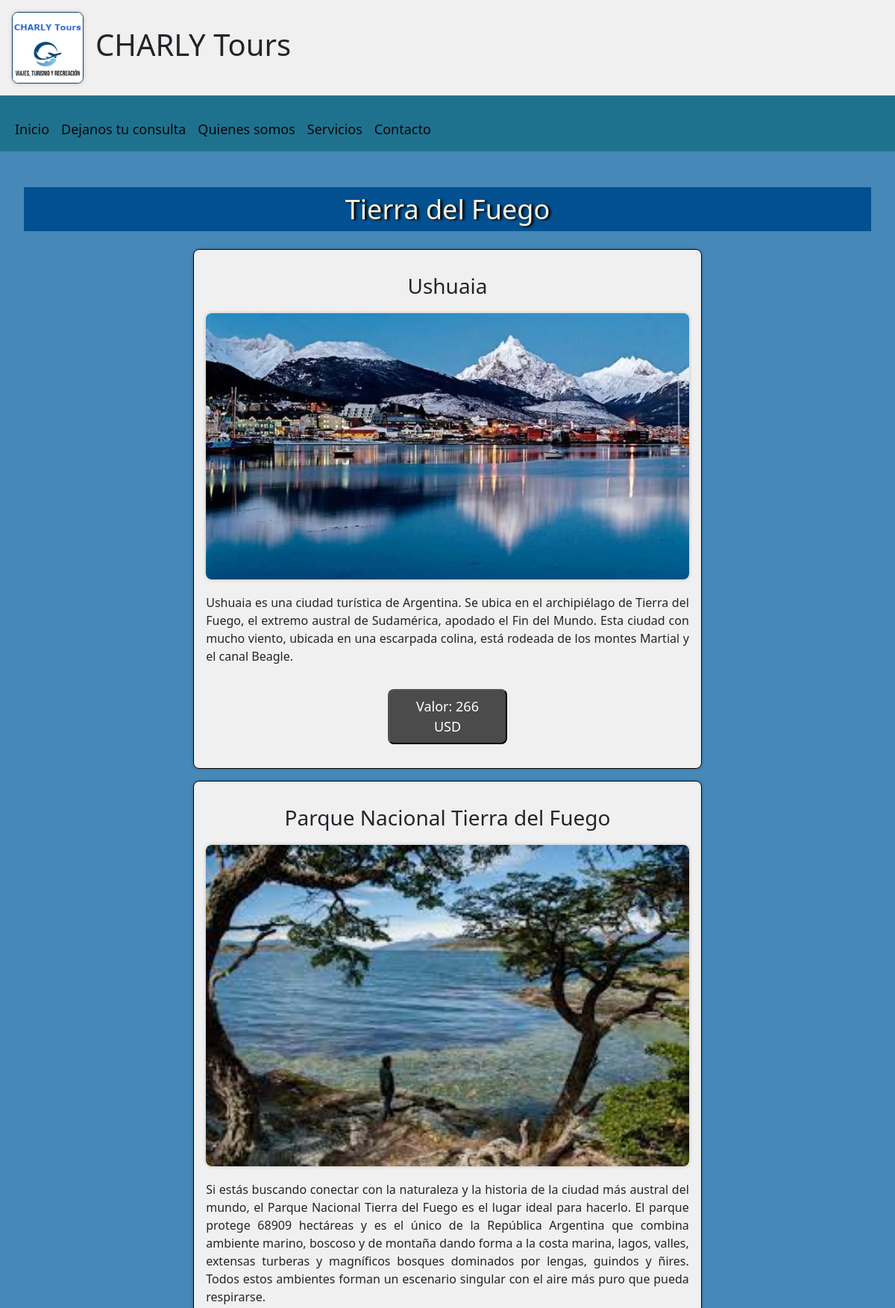
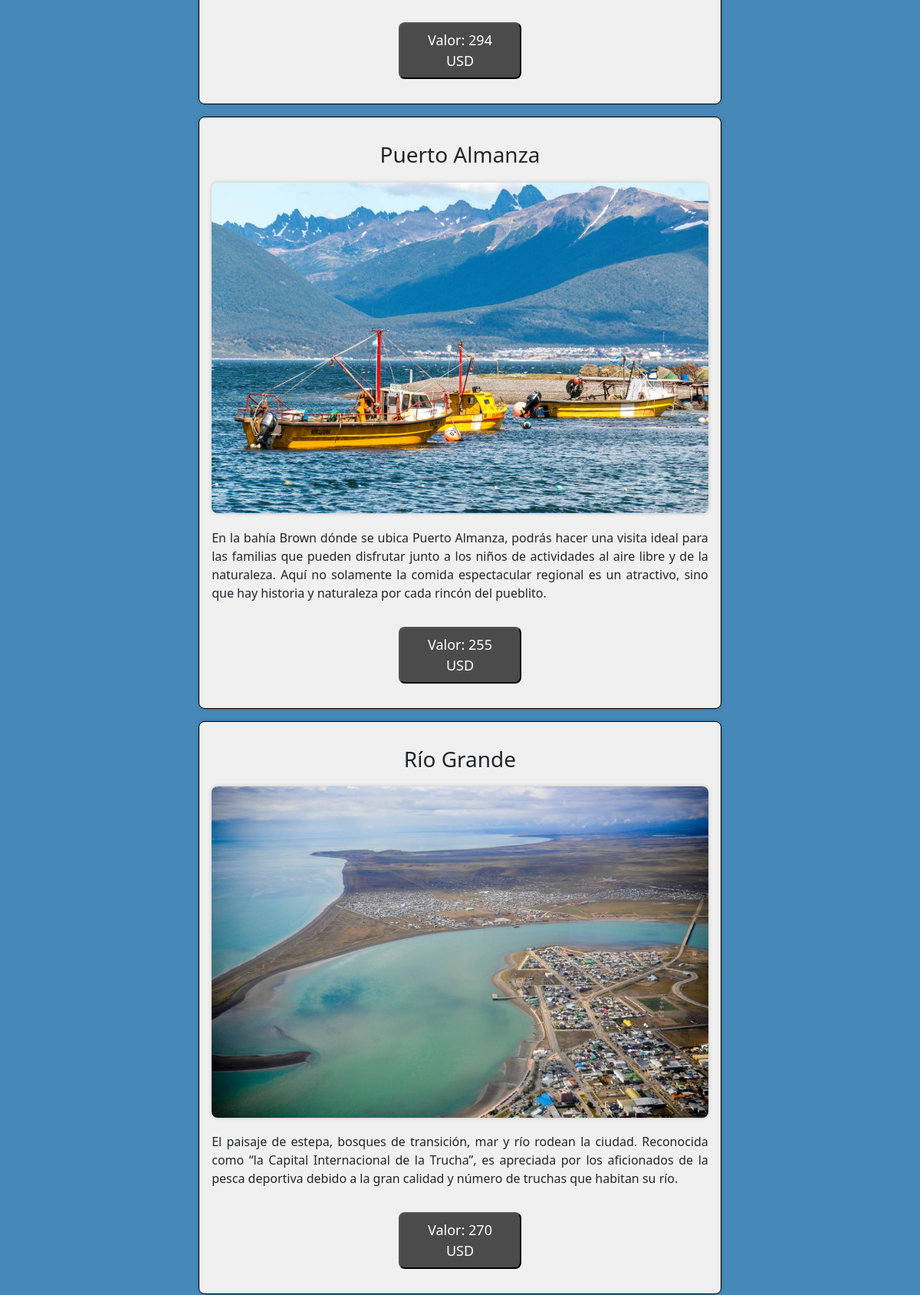
Page /provincia/4 (upper part) on the committed database (2 pictures, top to bottom).
### provincia/models.py (models this page shows, shortened)
class Activitie(models.Model):
    name = models.CharField(max_length=200, verbose_name="Nombre de la provincia")
    province_image = models.ImageField(verbose_name="Imagen de la Provincia", upload_to="province_images")
    description_one = models.CharField(max_length=200, verbose_name="Titulo de la actividad 1")
    image_one = models.ImageField(verbose_name="Imagen de la actividad 1", upload_to="province_images")
    detail_one = models.TextField(verbose_name="Detalle de la actividad 1")
    price_one = models.IntegerField(verbose_name="Precio de la actividad 1")
    description_two = models.CharField(max_length=200, verbose_name="Titulo de la actividad 2")
    image_two = models.ImageField(verbose_name="Imagen de la actividad 2", upload_to="province_images")
    detail_two = models.TextField(verbose_name="Detalle de la actividad 2")
    price_two = models.IntegerField(verbose_name="Precio de la actividad 2")
    description_three = models.CharField(max_length=200, verbose_name="Titulo de la actividad 3")
    image_three = models.ImageField(verbose_name="Imagen de la actividad 3", upload_to="province_images")
    detail_three = models.TextField(verbose_name="Detalle de la actividad 3")
    price_three = models.IntegerField(verbose_name="Precio de la actividad 3")
    description_four = models.CharField(max_length=200, verbose_name="Titulo de la actividad 4")
    image_four = models.ImageField(verbose_name="Imagen de la actividad 4", upload_to="province_images")
    detail_four = models.TextField(verbose_name="Detalle de la actividad 4")
    price_four = models.IntegerField(verbose_name="Precio de la actividad 4")
    created = models.DateTimeField(auto_now_add=True, verbose_name="Fecha de creación")
    updated = models.DateTimeField(auto_now=True, verbose_name="Fecha de modificación")
    class Meta:
        verbose_name = "Actividad"
        verbose_name_plural = "Actividades"

### provincia/views.py (the view)
# urls.py: path('provincia/<int:id>', provincia_views.provincia, name="provincia"),
def provincia (request, id):
    provinces = Activitie.objects.get(id=id)
    return render(request, "provincia/provincia.html", {"provinces":provinces})

### provincia/templates/provincia/provincia.html (shortened to what this page needs)
{% extends "core/base/base.html" %}
{% load static %}
{% block style %}
    <link rel="stylesheet" href="{% static 'core/css/style-provincia.css' %}" />
{% endblock style %}
{% block content %}
    <section id="provinceDetail" class="provinceDetail">
         <div class="provinciaSelectedContainer">
            <h2 class="provinciaSelectedName">{{provinces.name}}</h2>
            <div class="activity">
              <h3 class="activityTitle">{{provinces.description_one}}</h3>
              <div>
              <img class="activityImage" src="{{provinces.image_one.url}}" alt="{{provinces.description_one}}">
              </div>
              <p class="activityDescription">{{provinces.detail_one}}</p>
              <div>
            <button class="btn-activityPrice">Valor: {{provinces.price_one}} USD</button>
            </div>
            </div>
            <div class="activity">
              <h3 class="activityTitle">{{provinces.description_two}}</h3>
              <div>
              <img class="activityImage" src="{{provinces.image_two.url}}" alt="{{provinces.description_two}}">
              </div>
              <p class="activityDescription">{{provinces.detail_two}}</p>
              <div>
            <button class="btn-activityPrice">Valor: {{provinces.price_two}} USD</button>
            </div>
            </div>
            <div class="activity">
              <h3 class="activityTitle">{{provinces.description_three}}</h3>
              <div>
              <img class="activityImage" src="{{provinces.image_three.url}}" alt="{{provinces.description_three}}">
              </div>
              <p class="activityDescription">{{provinces.detail_three}}</p>
              <div>
            <button class="btn-activityPrice">Valor: {{provinces.price_three}} USD</button>
            </div>
            </div>
            <div class="activity">
              <h3 class="activityTitle">{{provinces.description_four}}</h3>
              <div>
              <img class="activityImage" src="{{provinces.image_four.url}}" alt="{{provinces.description_four}}">
              </div>
              <p class="activityDescription">{{provinces.detail_four}}</p>
              <div>
            <button class="btn-activityPrice">Valor: {{provinces.price_four}} USD</button>
            </div>
            </div>
         </div>
    </section>
{% endblock content %}

### core/static/core/css/style.css (style rules this page uses)
* { margin: 0; padding: 0; box-sizing: border-box; }
body, html { background-color: #f0f0f0; height: 100%; margin: 0; }

### core/static/core/css/style-provincia.css (style rules this page uses)
.buttonsBack-Up .button-volver, .buttonsBack-Up .buttonUp, .provinceDetail .provinciaSelectedContainer .activity .btn-activityPrice { border-radius: 8px; padding: 0.5rem 1rem; background-color: #0078d7; text-align: center; width: 10rem; font-size: 18px; text-decoration: none; color: white; margin: 1rem; }
.provinceDetail .provinciaSelectedContainer .activity .btn-activityPrice { background-color: #000000af; }
.provinceDetail { background-color: hsl(205, 45%, 50%); display: flex; flex-direction: column; justify-content: baseline; align-items: center; width: 100%; height: 100%; padding: 1rem; }
.provinceDetail .provinciaSelectedContainer { background-color: hsl(205, 45%, 50%); display: flex; flex-direction: row; justify-content: center; align-items: center; flex-wrap: wrap; padding: 1rem; margin: 1rem auto; width: 100%; max-width: 1200px; height: 75%; }
.provinceDetail .provinciaSelectedContainer .provinciaSelectedName { color: rgb(255, 240, 220); text-shadow: 3px 1px 3px rgb(0, 0, 0); background-color: #02508f; padding: 0.5rem; width: 100%; text-align: center; font-size: 36px; margin-bottom: 1rem; }
.provinceDetail .provinciaSelectedContainer .activity { text-align: center; width: 95%; height: auto; margin: 0.5rem auto; padding: 1rem; background-color: #f0f0f0; border: black 1px solid; border-radius: 8px; box-shadow: 0 0 5px rgba(0, 0, 0, 0.2); }
.provinceDetail .provinciaSelectedContainer .activity .activityImage { width: 100%; height: auto; margin: 0.2rem auto; border-radius: 8px; box-shadow: 0 0 5px rgba(0, 0, 0, 0.2); }
.provinceDetail .provinciaSelectedContainer .activity .activityDescription { text-align: justify; height: 30%; margin: 1rem auto; }
.provinceDetail .provinciaSelectedContainer .activity .activityTitle { height: 30%; margin: 1rem; }
@media all and (min-width: 500px) { .provinceDetail .provinciaSelectedContainer .activity { width: 75%; } }
@media all and (min-width: 767px) { .provinceDetail .provinciaSelectedContainer .activity { width: 70%; } }
@media all and (min-width: 900px) { .provinceDetail .provinciaSelectedContainer .activity { width: 65%; } }
@media all and (min-width: 1024px) { .provinceDetail .provinciaSelectedContainer .activity { width: 60%; } }

### rows in the picture
Activitie: name "Tierra del Fuego", description_one "Ushuaia", image_one (picture), detail_one "Ushuaia es una ciudad turística de Argentina. Se ubica en el archipiélago de Tierra del Fuego, el extremo austral de Sudamérica, apodado el Fin del Mundo. Esta ciudad con mucho viento, ubicada en una escarpada colina, está rodeada de los montes Martial y el canal Beagle.", price_one "266", description_two "Parque Nacional Tierra del Fuego", image_two (picture), detail_two "Si estás buscando conectar con la naturaleza y la historia de la ciudad más austral del mundo, el Parque Nacional Tierra del Fuego es el lugar ideal para hacerlo. El parque protege 68909 hectáreas y es el único de la República Argentina que combina ambiente marino, boscoso y de montaña dando forma a la costa marina, lagos, valles, extensas turberas y magníficos bosques dominados por lengas, guindos y ñires. Todos estos ambientes forman un escenario singular con el aire más puro que pueda respirarse.", price_two "294", description_three "Puerto Almanza", image_three (picture), detail_three "En la bahía Brown dónde se ubica Puerto Almanza, podrás hacer una visita ideal para las familias que pueden disfrutar junto a los niños de actividades al aire libre y de la naturaleza. Aquí no solamente la comida espectacular regional es un atractivo, sino que hay historia y naturaleza por cada rincón del pueblito.", price_three "255", description_four "Río Grande", image_four (picture), detail_four "El paisaje de estepa, bosques de transición, mar y río rodean la ciudad. Reconocida como “la Capital Internacional de la Trucha”, es apreciada por los aficionados de la pesca deportiva debido a la gran calidad y número de truchas que habitan su río.", price_four "270"
